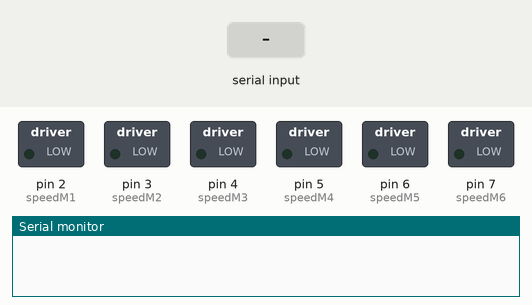
Bench run of a sketch on a simulated Arduino Mega 2560, built with avr-gcc and run on an emulated ATmega2560. On the bench: switched loads named in the sketch (green lamp = pin HIGH), the last lines printed to the serial monitor. Inputs (shaded band) come from the test bench.

Above: at 1.2 s.
1.3 s: "90,45\n" received over Serial
At 2.5 s:
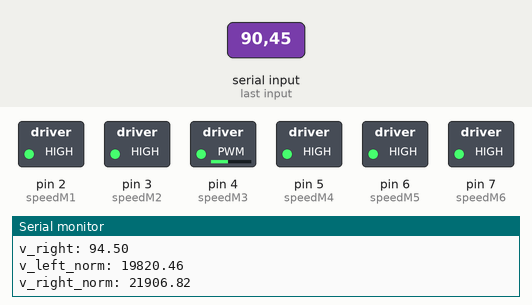
2.8 s: "30,150\n" received over Serial
At 3.8 s:
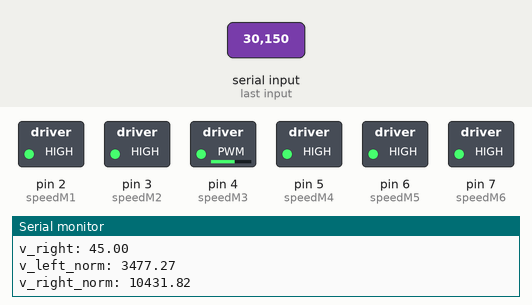
4.3 s: "1,90\n" received over Serial
At 4.7 s:
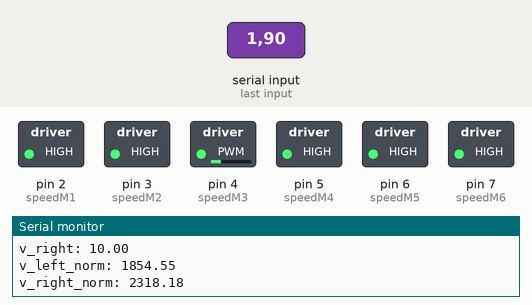
Timing chart, 0 to 7.3 s (numbered marks = the images above; inputs shaded):
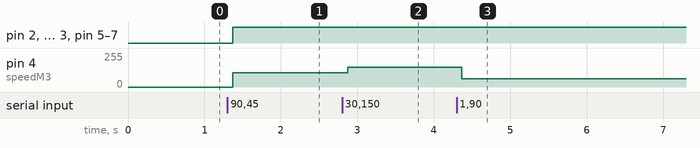

The sketch:

ros2_motor_control.ino
```cpp
#include <Servo.h>
#include <Arduino.h>

float linear_velocity = 0.0;
float angular_velocity = 0.0;
const float wheel_separation = 0.2; // the distance between left and right motors 20 cm

int speedM1 = 2;
int dirM1_A = 22;
int dirM1_B = 23;

int speedM2 = 3;
int dirM2_A = 24;
int dirM2_B = 25;

int speedM3 = 4;
int dirM3_A = 26;
int dirM3_B = 27;

int speedM4 = 5;
int dirM4_A = 28;
int dirM4_B = 29;

int speedM5 = 6;
int dirM5_A = 30;
int dirM5_B = 31;

int speedM6 = 7;
int dirM6_A = 32;
int dirM6_B = 33;


void setup() {
  Serial.begin(9600);
}

void loop() {
  // put your main code here, to run repeatedly:
  if(Serial.available()>0) {
    String message = Serial.readStringUntil('\n');
    parseMessage(message);
    // control motors using linear and angular velocities
    float v_left = linear_velocity - angular_velocity * (wheel_separation / 2.0);
    float v_right = linear_velocity + angular_velocity * (wheel_separation / 2.0);
    int dir_left = (v_left > 0)? 1: 0; // 1: forward, 0: backward
    int dir_right = (v_right > 0)? 1: 0; // 1: forward, 0: backward


    float v_left_abs = (v_left>0)? v_left : (-1.0) * v_left;
    float v_right_abs = (v_right>0)? v_right : (-1.0) * v_right;

    float vel_min_abs = 0.0; // m/s
    float vel_max_abs = 1.1;
    float new_min = 0;
    float new_max = 255;


    float v_left_norm = (v_left_abs - vel_min_abs) * (new_max - new_min) / (vel_max_abs - vel_min_abs) + new_min;
    float v_right_norm = (v_right_abs - vel_min_abs) * (new_max - new_min) / (vel_max_abs - vel_min_abs) + new_min;
    // Control motors on the left side
       // normalize v_left to the range between 0~255
       // for each left motor,
         // set the direction if (v_left < 0), set it as backward. if not, set it as forward
         // set the speed
          Serial.print("v_left: ");
          Serial.println(v_left);
          Serial.print("v_right: ");
          Serial.println(v_right);

          Serial.print("v_left_norm: ");
          Serial.println(v_left_norm);
          Serial.print("v_right_norm: ");
          Serial.println(v_right_norm);

         if (dir_left < 1) {
          digitalWrite(dirM1_A, LOW);
          digitalWrite(dirM1_B, HIGH);
          digitalWrite(dirM2_A, LOW);
          digitalWrite(dirM2_B, HIGH);
          digitalWrite(dirM3_A, LOW);
          digitalWrite(dirM3_B, HIGH);
         }
         else {
          digitalWrite(dirM1_A, HIGH);
          digitalWrite(dirM1_B, LOW);
          digitalWrite(dirM2_A, HIGH);
          digitalWrite(dirM2_B, LOW);
          digitalWrite(dirM3_A, HIGH);
          digitalWrite(dirM3_B, LOW);
         }
         analogWrite(speedM1, v_left_norm);
         analogWrite(speedM2, v_left_norm);
         analogWrite(speedM3, v_left_norm);

    // Contro motors on the right side
      // normalize v_right to the range between 0~255
      // for each right motor,
       // set the direction if (v_left < 0), set it as backward. if not, set it as forward
       // set the speed
       if (dir_right < 1) {
        digitalWrite(dirM4_A, LOW);
        digitalWrite(dirM4_B, HIGH);
        digitalWrite(dirM5_A, LOW);
        digitalWrite(dirM5_B, HIGH);
        digitalWrite(dirM6_A, LOW);
        digitalWrite(dirM6_B, HIGH);
       }
       else {
        digitalWrite(dirM4_A, HIGH);
        digitalWrite(dirM4_B, LOW);
        digitalWrite(dirM5_A, HIGH);
        digitalWrite(dirM5_B, LOW);
        digitalWrite(dirM6_A, HIGH);
        digitalWrite(dirM6_B, LOW);
       }
        analogWrite(speedM4, v_right_norm);
        analogWrite(speedM5, v_right_norm);
        analogWrite(speedM6, v_right_norm);
  }
}

void parseMessage(String message) {
  int separatorIndex = message.indexOf(',');
  if (separatorIndex > 0)
  {
    linear_velocity = message.substring(0, separatorIndex).toFloat();
    angular_velocity = message.substring(separatorIndex + 1).toFloat();
    Serial.print("linear_velocity: ");
    Serial.println(linear_velocity);
    Serial.print("angular_velocity: ");
    Serial.println(angular_velocity);
  }

}
```

Measured:
- after the input at 1.3 s, pin 2 (speedM1), pin 3 (speedM2), pin 5 (speedM4), pin 6 (speedM5), pin 7 (speedM6): LOW → HIGH after 0.07 s; pin 4 (speedM3): 0/255 → 108/255 after 0.07 s
- after the input at 2.8 s, pin 4 (speedM3): 108/255 → 149/255 after 0.07 s
- after the input at 4.3 s, pin 4 (speedM3): 149/255 → 62/255 after 0.07 s
